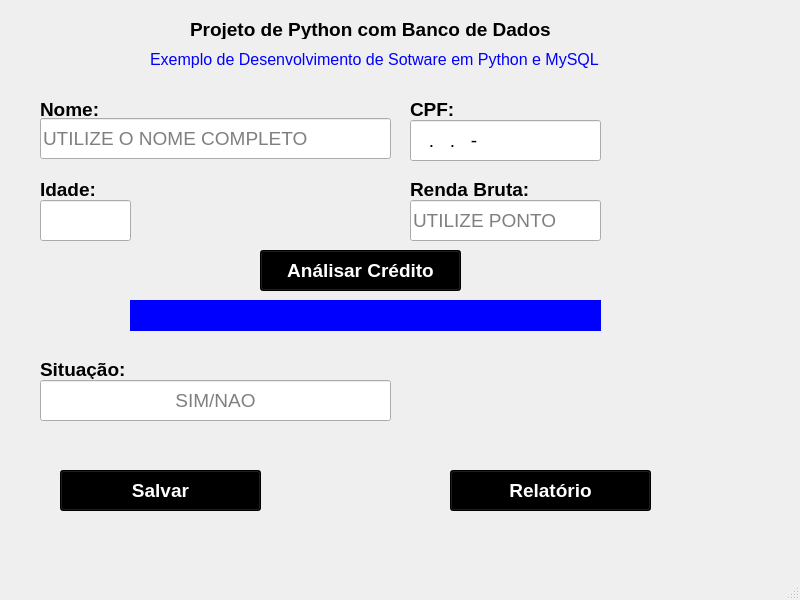
<?xml version="1.0" encoding="UTF-8"?>
<ui version="4.0">
 <class>MainWindow</class>
 <widget class="QMainWindow" name="MainWindow">
  <property name="geometry">
   <rect>
    <x>0</x>
    <y>0</y>
    <width>800</width>
    <height>600</height>
   </rect>
  </property>
  <property name="font">
   <font>
    <pointsize>14</pointsize>
   </font>
  </property>
  <property name="windowTitle">
   <string>MainWindow</string>
  </property>
  <widget class="QWidget" name="centralwidget">
   <widget class="QLabel" name="label">
    <property name="geometry">
     <rect>
      <x>190</x>
      <y>20</y>
      <width>371</width>
      <height>19</height>
     </rect>
    </property>
    <property name="font">
     <font>
      <family>Arial</family>
      <pointsize>14</pointsize>
      <bold>true</bold>
     </font>
    </property>
    <property name="text">
     <string>Projeto de Python com Banco de Dados</string>
    </property>
   </widget>
   <widget class="QLabel" name="label_2">
    <property name="geometry">
     <rect>
      <x>150</x>
      <y>50</y>
      <width>451</width>
      <height>19</height>
     </rect>
    </property>
    <property name="font">
     <font>
      <family>Arial</family>
      <pointsize>12</pointsize>
      <bold>false</bold>
     </font>
    </property>
    <property name="styleSheet">
     <string notr="true">color:rgb(0, 0, 255)</string>
    </property>
    <property name="text">
     <string>Exemplo de Desenvolvimento de Sotware em Python e MySQL</string>
    </property>
   </widget>
   <widget class="QLabel" name="label_3">
    <property name="geometry">
     <rect>
      <x>40</x>
      <y>100</y>
      <width>61</width>
      <height>19</height>
     </rect>
    </property>
    <property name="font">
     <font>
      <family>Arial</family>
      <pointsize>14</pointsize>
      <bold>true</bold>
     </font>
    </property>
    <property name="styleSheet">
     <string notr="true"/>
    </property>
    <property name="text">
     <string>Nome:</string>
    </property>
   </widget>
   <widget class="QLineEdit" name="txtNome">
    <property name="geometry">
     <rect>
      <x>40</x>
      <y>118</y>
      <width>351</width>
      <height>41</height>
     </rect>
    </property>
    <property name="font">
     <font>
      <pointsize>14</pointsize>
     </font>
    </property>
    <property name="placeholderText">
     <string>UTILIZE O NOME COMPLETO</string>
    </property>
   </widget>
   <widget class="QLabel" name="label_4">
    <property name="geometry">
     <rect>
      <x>410</x>
      <y>100</y>
      <width>61</width>
      <height>19</height>
     </rect>
    </property>
    <property name="font">
     <font>
      <family>Arial</family>
      <pointsize>14</pointsize>
      <bold>true</bold>
     </font>
    </property>
    <property name="styleSheet">
     <string notr="true"/>
    </property>
    <property name="text">
     <string>CPF:</string>
    </property>
   </widget>
   <widget class="QLineEdit" name="txtCpf">
    <property name="geometry">
     <rect>
      <x>410</x>
      <y>120</y>
      <width>191</width>
      <height>41</height>
     </rect>
    </property>
    <property name="font">
     <font>
      <pointsize>14</pointsize>
     </font>
    </property>
    <property name="inputMask">
     <string>000.000.000-00</string>
    </property>
   </widget>
   <widget class="QLabel" name="label_5">
    <property name="geometry">
     <rect>
      <x>40</x>
      <y>180</y>
      <width>61</width>
      <height>19</height>
     </rect>
    </property>
    <property name="font">
     <font>
      <family>Arial</family>
      <pointsize>14</pointsize>
      <bold>true</bold>
     </font>
    </property>
    <property name="styleSheet">
     <string notr="true"/>
    </property>
    <property name="text">
     <string>Idade:</string>
    </property>
   </widget>
   <widget class="QLineEdit" name="txtIdade">
    <property name="geometry">
     <rect>
      <x>40</x>
      <y>200</y>
      <width>91</width>
      <height>41</height>
     </rect>
    </property>
   </widget>
   <widget class="QLabel" name="label_6">
    <property name="geometry">
     <rect>
      <x>410</x>
      <y>180</y>
      <width>131</width>
      <height>19</height>
     </rect>
    </property>
    <property name="font">
     <font>
      <family>Arial</family>
      <pointsize>14</pointsize>
      <bold>true</bold>
     </font>
    </property>
    <property name="styleSheet">
     <string notr="true"/>
    </property>
    <property name="text">
     <string>Renda Bruta:</string>
    </property>
   </widget>
   <widget class="QLineEdit" name="txtRenda">
    <property name="geometry">
     <rect>
      <x>410</x>
      <y>200</y>
      <width>191</width>
      <height>41</height>
     </rect>
    </property>
    <property name="placeholderText">
     <string>UTILIZE PONTO</string>
    </property>
   </widget>
   <widget class="QPushButton" name="btnAnalise">
    <property name="geometry">
     <rect>
      <x>260</x>
      <y>250</y>
      <width>201</width>
      <height>41</height>
     </rect>
    </property>
    <property name="font">
     <font>
      <family>Arial</family>
      <pointsize>14</pointsize>
      <bold>true</bold>
     </font>
    </property>
    <property name="styleSheet">
     <string notr="true">background-color: rgb(0, 0, 0);
color: rgb(255, 255, 255);</string>
    </property>
    <property name="text">
     <string>Análisar Crédito</string>
    </property>
   </widget>
   <widget class="QLabel" name="lblAnalise">
    <property name="geometry">
     <rect>
      <x>130</x>
      <y>300</y>
      <width>471</width>
      <height>31</height>
     </rect>
    </property>
    <property name="font">
     <font>
      <family>Arial</family>
      <pointsize>14</pointsize>
      <bold>true</bold>
     </font>
    </property>
    <property name="styleSheet">
     <string notr="true">background-color: rgb(0, 0, 255);
color: rgb(255, 255, 255);
border-color: rgb(0, 0, 0);</string>
    </property>
    <property name="text">
     <string/>
    </property>
    <property name="alignment">
     <set>Qt::AlignmentFlag::AlignCenter</set>
    </property>
   </widget>
   <widget class="QPushButton" name="btnSalvar">
    <property name="geometry">
     <rect>
      <x>60</x>
      <y>470</y>
      <width>201</width>
      <height>41</height>
     </rect>
    </property>
    <property name="font">
     <font>
      <family>Arial</family>
      <pointsize>14</pointsize>
      <bold>true</bold>
     </font>
    </property>
    <property name="styleSheet">
     <string notr="true">background-color: rgb(0, 0, 0);
color: rgb(255, 255, 255);</string>
    </property>
    <property name="text">
     <string>Salvar</string>
    </property>
   </widget>
   <widget class="QPushButton" name="btnRelatorio">
    <property name="geometry">
     <rect>
      <x>450</x>
      <y>470</y>
      <width>201</width>
      <height>41</height>
     </rect>
    </property>
    <property name="font">
     <font>
      <family>Arial</family>
      <pointsize>14</pointsize>
      <bold>true</bold>
     </font>
    </property>
    <property name="styleSheet">
     <string notr="true">background-color: rgb(0, 0, 0);
color:rgb(255, 255, 255)</string>
    </property>
    <property name="text">
     <string>Relatório</string>
    </property>
   </widget>
   <widget class="QLabel" name="label_8">
    <property name="geometry">
     <rect>
      <x>40</x>
      <y>360</y>
      <width>91</width>
      <height>19</height>
     </rect>
    </property>
    <property name="font">
     <font>
      <family>Arial</family>
      <pointsize>14</pointsize>
      <bold>true</bold>
     </font>
    </property>
    <property name="styleSheet">
     <string notr="true"/>
    </property>
    <property name="text">
     <string>Situação:</string>
    </property>
   </widget>
   <widget class="QLineEdit" name="txtSituacao">
    <property name="geometry">
     <rect>
      <x>40</x>
      <y>380</y>
      <width>351</width>
      <height>41</height>
     </rect>
    </property>
    <property name="font">
     <font>
      <pointsize>14</pointsize>
     </font>
    </property>
    <property name="alignment">
     <set>Qt::AlignmentFlag::AlignCenter</set>
    </property>
    <property name="placeholderText">
     <string>SIM/NAO</string>
    </property>
   </widget>
  </widget>
  <widget class="QMenuBar" name="menubar">
   <property name="geometry">
    <rect>
     <x>0</x>
     <y>0</y>
     <width>800</width>
     <height>33</height>
    </rect>
   </property>
  </widget>
  <widget class="QStatusBar" name="statusbar"/>
 </widget>
 <resources/>
 <connections/>
</ui>
